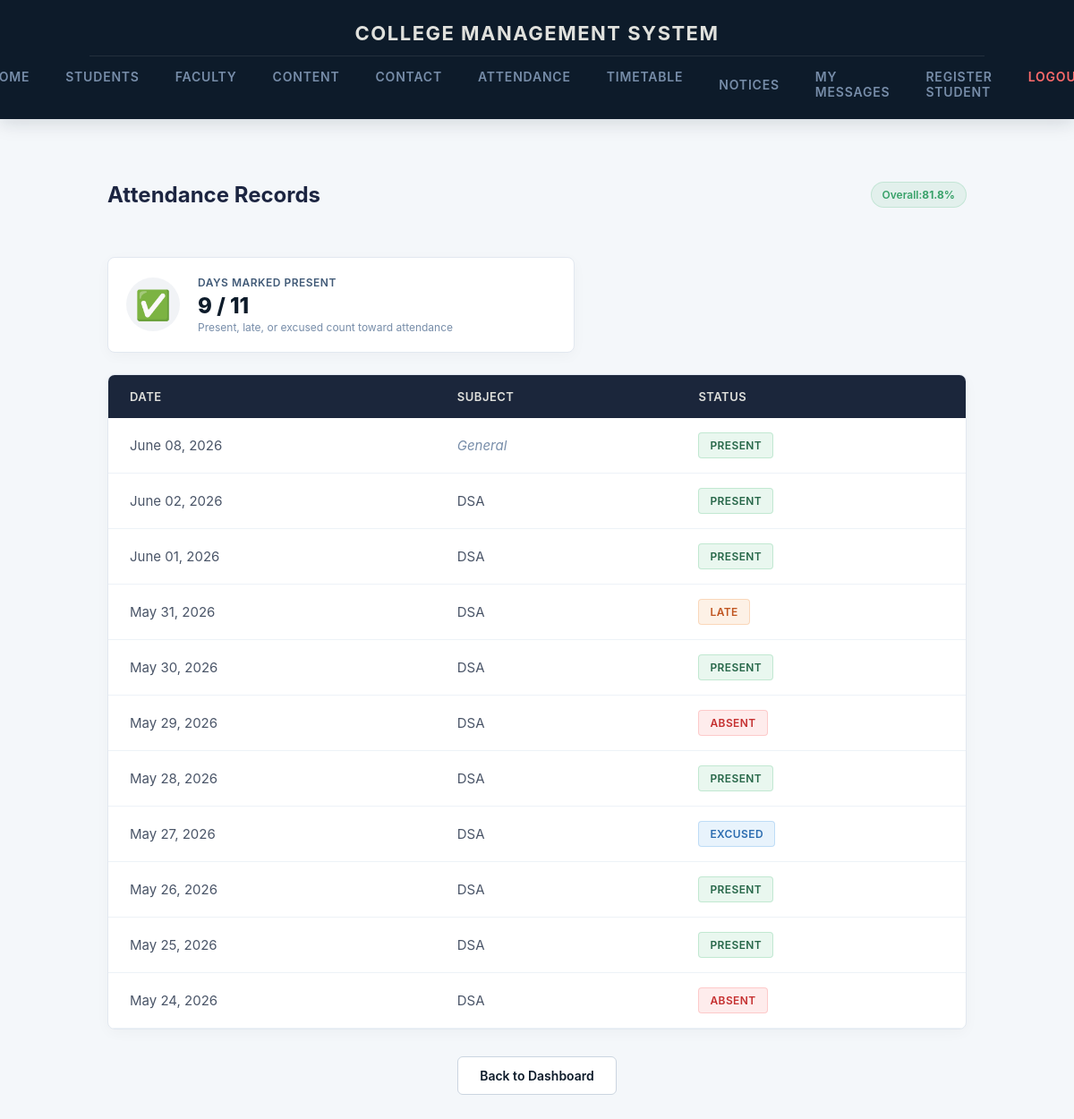
Screenshot of /attendance/ (signed in) with the database file from the repository.
### cms/models.py (models this page shows, shortened)
class Attendance(models.Model):
    STATUS_PRESENT = 'present'
    STATUS_ABSENT = 'absent'
    STATUS_LATE = 'late'
    STATUS_EXCUSED = 'excused'
    STATUS_CHOICES = [
        (STATUS_PRESENT, 'Present'),
        (STATUS_ABSENT, 'Absent'),
        (STATUS_LATE, 'Late'),
        (STATUS_EXCUSED, 'Excused'),
    ]
    student = models.ForeignKey(Student, on_delete=models.CASCADE, related_name='attendance_records')
    date = models.DateField()
    subject = models.CharField(max_length=100, blank=True, default='')
    status = models.CharField(max_length=10, choices=STATUS_CHOICES, default=STATUS_PRESENT)
    created_at = models.DateTimeField(auto_now_add=True)
    class Meta:
        ordering = ['-date', '-created_at']
        constraints = [
            models.UniqueConstraint(
                fields=['student', 'date'],
                name='unique_student_attendance_per_day',
            ),
        ]

### cms/views.py (the view)
# urls.py: path("attendance/", attendance_view, name="attendance"),
@student_login_required
def attendance_view(request):
    student = _get_logged_in_student(request)
    if student is None:
        return redirect('login')
    records = Attendance.objects.filter(student=student)
    stats = _attendance_stats(student)
    context = {
        'student': student,
        'records': records,
        'attendance_total': stats['total'],
        'attendance_present': stats['present'],
        'attendance_percentage': stats['percentage'],
    }
    return render(request, 'attendance.html', context)

### admin_dashboard/context_processors.py (called while the page is built)
def sidebar_links(request):
    return {
        'admin_nav':
            [
                {'name': 'Dashboard', 'url': 'staff_dashboard', 'icon': '📊'},
                {'name': 'Students', 'url': 'staff_students', 'icon': '🎓'},
                {'name': 'Faculty', 'url': 'staff_faculty', 'icon': '💼'},
                {'name': 'Attendance', 'url': 'staff_attendance', 'icon': '✅'},
                {'name': 'Messages', 'url': 'staff_messages', 'icon': '✉️'},
            ]
    }

### cms/context_processors.py (called while the page is built)
def student_nav_context(request):
    student_id = request.session.get('student_id')
    if not student_id:
        return {}
    from .models import Student
    try:
        student = Student.objects.select_related('department').get(id=student_id)
    except Student.DoesNotExist:
        return {}
    notices_qs = Notice.objects.filter(
        Q(department__isnull=True) | Q(department=student.department),
        Q(semester='') | Q(semester=student.semester),
    )
    unread_notice_count = notices_qs.exclude(reads__student=student).count()
    return {
        'nav_student': student,
        'unread_notice_count': unread_notice_count,
    }

### cms/views.py (called while the page is built)
def _get_logged_in_student(request):
    student_id = request.session.get('student_id')
    try:
        return Student.objects.select_related('department').get(id=student_id)
    except Student.DoesNotExist:
        request.session.flush()
        return None

def _attendance_stats(student):
    records = Attendance.objects.filter(student=student)
    total = records.count()
    if total == 0:
        return {'total': 0, 'present': 0, 'percentage': None}
    present = records.filter(
        status__in=(
            Attendance.STATUS_PRESENT,
            Attendance.STATUS_LATE,
            Attendance.STATUS_EXCUSED,
        )
    ).count()
    percentage = round((present / total) * 100, 1)
    return {'total': total, 'present': present, 'percentage': percentage}

def student_login_required(view_func):
    @wraps(view_func)
    def _wrapped_view(request, *args, **kwargs):
        if 'student_id' not in request.session:
            return redirect('login')
        return view_func(request, *args, **kwargs)
    return _wrapped_view

### cms/templates/attendance.html (shortened to what this page needs)
{% extends 'index.html' %}
{% block main_content %}
<div class="cms-module-header">
    <h2>Attendance Records</h2>
    {% if attendance_percentage is not None %}
    <span class="cms-status-indicator">Overall: <strong>{{ attendance_percentage }}%</strong></span>
    {% endif %}
</div>
{% if attendance_total > 0 %}
<div class="cms-attendance-summary">
    <div class="cms-metric-widget cms-attendance-summary-card">
        <div class="cms-metric-icon">✅</div>
        <div class="cms-metric-info">
            <h4>Days Marked Present</h4>
            <p class="cms-metric-value">{{ attendance_present }} / {{ attendance_total }}</p>
            <span class="cms-metric-subtext">Present, late, or excused count toward attendance</span>
        </div>
    </div>
</div>
{% endif %}
{% if records %}
<div class="cms-table-card" style="margin-top: 24px;">
    <table class="cms-dashboard-table cms-attendance-table">
        <thead>
            <tr>
                <th>Date</th>
                <th>Subject</th>
                <th>Status</th>
            </tr>
        </thead>
        <tbody>
        {% for record in records %}
            <tr>
                <td>{{ record.date|date:"F d, Y" }}</td>
                <td>{% if record.subject %}{{ record.subject }}{% else %}<span class="cms-table-empty-inline">General</span>{% endif %}</td>
                <td>
                    <span class="cms-attendance-badge cms-attendance-{{ record.status }}">
                        {{ record.get_status_display }}
                    </span>
                </td>
            </tr>
        {% endfor %}
        </tbody>
    </table>
</div>
{% else %}
<p class="cms-alert-info">No attendance records yet. Records are added by college staff via the admin portal.</p>
{% endif %}
<div class="cms-dashboard-actions">
    <a href="{% url 'index' %}" class="cms-btn-secondary">Back to Dashboard</a>
</div>
{% endblock %}

### static/css/style.css (style rules this page uses)
:root { --eclipse-deep: #0D1B2A; --eclipse-navy: #1B263B; --eclipse-steel: #415A77; --eclipse-light: #778DA9; --eclipse-glow: #E0E1DD; --canvas-bg: #F4F7FA; --text-primary: #1C2541; }
body { font-family: -apple-system, BlinkMacSystemFont, "Segoe UI", Roboto, Helvetica, Arial, sans-serif; background-color: var(--canvas-bg); color: var(--text-primary); margin: 0; padding: 0; -webkit-font-smoothing: antialiased; }
.cms-module-header { display: flex; justify-content: space-between; align-items: center; margin-bottom: 35px; }
.cms-table-card { background-color: #ffffff; border-radius: 8px; box-shadow: 0 4px 15px rgba(0, 0, 0, 0.03); border: 1px solid #E2E8F0; overflow: hidden; }
.cms-dashboard-table { width: 100%; border-collapse: collapse; text-align: left; }
.cms-dashboard-table th { background-color: var(--eclipse-navy); color: var(--eclipse-glow); font-weight: 600; padding: 16px 24px; font-size: 13px; text-transform: uppercase; letter-spacing: 0.5px; }
.cms-dashboard-table td { padding: 16px 24px; border-bottom: 1px solid #EDF2F7; font-size: 15px; color: #4A5568; }
.cms-dashboard-table tbody tr { transition: background-color 0.15s ease; }
.cms-status-indicator { background-color: rgba(72, 187, 120, 0.1); color: #38A169; font-size: 12px; font-weight: 600; padding: 6px 12px; border-radius: 20px; border: 1px solid rgba(72, 187, 120, 0.2); display: inline-flex; align-items: center; }
.cms-metric-widget { background: #ffffff; border-radius: 8px; box-shadow: 0 4px 15px rgba(0, 0, 0, 0.03); border: 1px solid #E2E8F0; padding: 20px; display: flex; align-items: center; gap: 20px; transition: transform 0.2s cubic-bezier(0.4, 0, 0.2, 1), box-shadow 0.2s ease; }
.cms-metric-icon { font-size: 32px; background: rgba(119, 141, 169, 0.1); width: 60px; height: 60px; border-radius: 50%; display: flex; align-items: center; justify-content: center; }
.cms-metric-info { display: flex; flex-direction: column; }
.cms-metric-info h4 { margin: 0 0 4px 0; color: var(--eclipse-steel); font-size: 12px; text-transform: uppercase; letter-spacing: 0.5px; font-weight: 600; }
.cms-metric-value { margin: 0 0 2px 0; color: var(--eclipse-deep); font-size: 24px; font-weight: 800; }
.cms-metric-subtext { font-size: 12px; color: var(--eclipse-light); }
.cms-btn-secondary { background-color: #ffffff; color: var(--eclipse-deep); text-decoration: none; padding: 12px 24px; border-radius: 6px; font-weight: 600; font-size: 14px; border: 1px solid #CBD5E0; cursor: pointer; display: inline-block; transition: all 0.2s cubic-bezier(0.4, 0, 0.2, 1); }
.cms-dashboard-actions { margin-top: 30px; display: flex; flex-wrap: wrap; justify-content: center; gap: 16px; }
.cms-attendance-summary { margin-bottom: 8px; }
.cms-attendance-summary-card { max-width: 480px; }
.cms-attendance-badge { display: inline-block; padding: 6px 12px; border-radius: 4px; font-size: 12px; font-weight: 600; text-transform: uppercase; letter-spacing: 0.4px; }
.cms-attendance-present { background-color: rgba(72, 187, 120, 0.12); color: #276749; border: 1px solid rgba(72, 187, 120, 0.25); }
.cms-attendance-absent { background-color: rgba(245, 101, 101, 0.12); color: #C53030; border: 1px solid rgba(245, 101, 101, 0.25); }
.cms-attendance-late { background-color: rgba(237, 137, 54, 0.12); color: #C05621; border: 1px solid rgba(237, 137, 54, 0.25); }
.cms-attendance-excused { background-color: rgba(66, 153, 225, 0.12); color: #2B6CB0; border: 1px solid rgba(66, 153, 225, 0.25); }
.cms-table-empty-inline { color: var(--eclipse-light); font-style: italic; }

### rows the page displays
Attendance: date "June 08, 2026", subject "General", status "PRESENT"
Attendance: date "June 02, 2026", subject "DSA", status "PRESENT"
Attendance: date "June 01, 2026", subject "DSA", status "PRESENT"
Attendance: date "May 31, 2026", subject "DSA", status "LATE"
Attendance: date "May 30, 2026", subject "DSA", status "PRESENT"
Attendance: date "May 29, 2026", subject "DSA", status "ABSENT"
Attendance: date "May 28, 2026", subject "DSA", status "PRESENT"
Attendance: date "May 27, 2026", subject "DSA", status "EXCUSED"
Attendance: date "May 26, 2026", subject "DSA", status "PRESENT"
Attendance: date "May 25, 2026", subject "DSA", status "PRESENT"
Attendance: date "May 24, 2026", subject "DSA", status "ABSENT"

### other values shown
{{ attendance_percentage }} "81.8"
{{ attendance_present }} "9"
{{ attendance_total }} "11"
